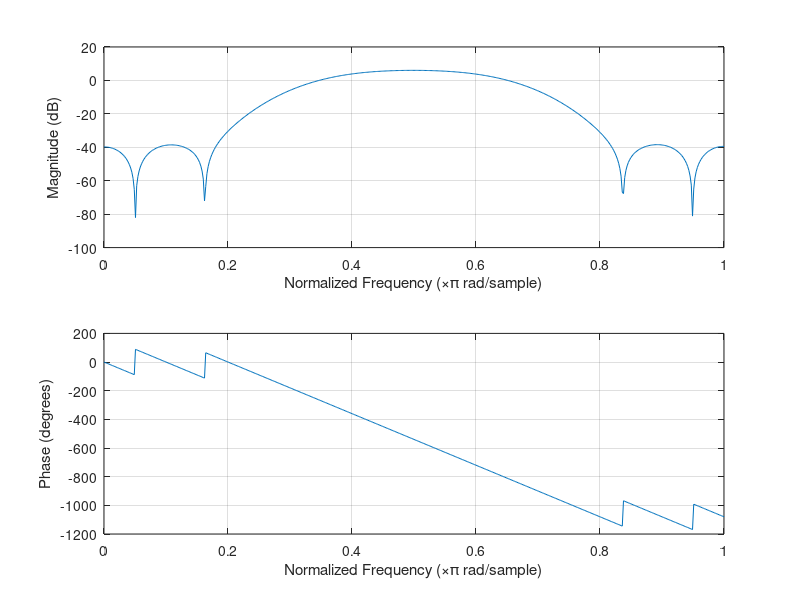

Recreate this plot in MATLAB. (Note: this script raises an error after producing the figure.)
b = fir1(20,[0.35 0.65]);
freqz(b,0.5,512)


%% 


function [y] = conv(b,x) end


M = length(b)-1;
b = reshape(b,1,M+1);
Lx = length(x);
x = [zeros(K,1);x(:)];
Ly = Lx+M; 
y = zeros(1,Ly);
for n = K+1:Ly
    y(n) = b*x(n:-1:n-M);
end
y = y(K+1:Ly);

